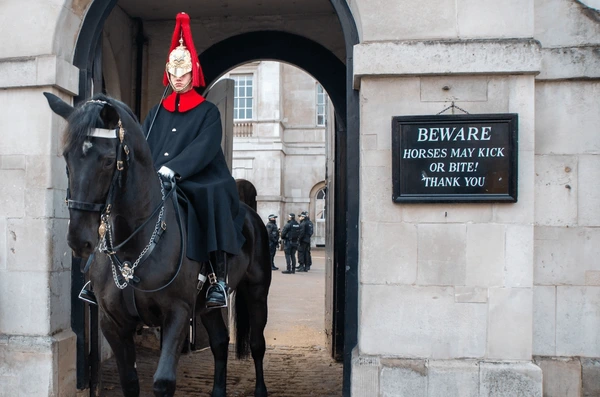
#> input picture CNN/london.webp, 600 x 397 px
$ jupyter execute cnn1.ipynb   (shell and % lines are left out)
#> lines starting #> are read from the running program, lines starting #| are printed output that depends on the picture
[cell 1]
from PIL import Image
def convert_webp_to_jpg(webp_path, jpg_path):
    """
    Converts a WebP image to JPG format.

    Args:
        webp_path: Path to the input WebP file.
        jpg_path: Path to save the output JPG file.
    """
#> called with webp_path = 'london.webp', jpg_path = 'london.jpg'
    try:
        image = Image.open(webp_path).convert('RGB')
#> image is the input picture: PIL image 600x397 RGB; mean R, G, B 126.8, 126.1, 128.6
        image.save(jpg_path, 'jpeg')
        print(f"Successfully converted {webp_path} to {jpg_path}")
    except FileNotFoundError:
        print(f"Error: File not found: {webp_path}")
    except Exception as e:
        print(f"An error occurred: {e}")

# Example usage
webp_file = 'london.webp'
jpg_file = 'london.jpg'
convert_webp_to_jpg(webp_file, jpg_file)

[cell 2]
import matplotlib.pyplot as plt
import matplotlib.image as mpimg
import cv2

[cell 3]
image = cv2.imread("london.jpg")
#> image: shape (397, 600, 3)

[cell 4]
plt.imshow(image)
# cv2 read the image in bgr format and plt will directly show the image in rgb format the result will look like

[cell 5]
image = mpimg.imread('london.jpg')
plt.imshow(image)

[cell 6]
r = image[:,:,0]
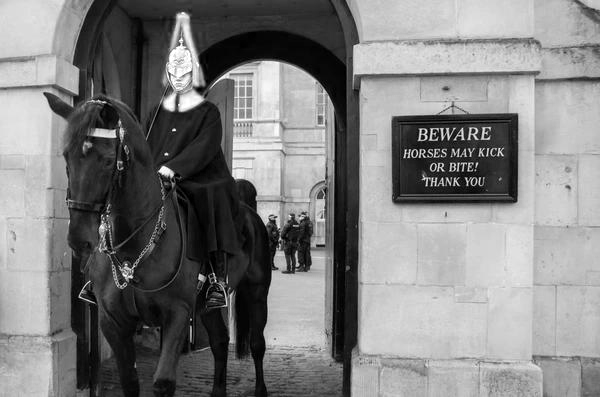
#> r: shape (397, 600); min 0, max 255, mean 126.9
g = image[:,:,1]
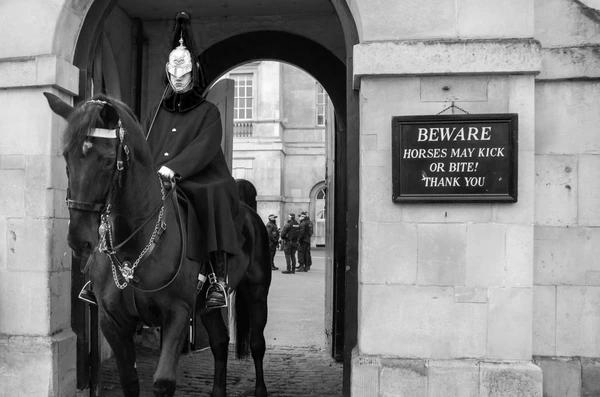
#> g: shape (397, 600); min 0, max 255, mean 126.1
b = image[:,:,2]

f, (ax1, ax2, ax3) = plt.subplots(1,3,figsize=(20,10))
ax1.set_title('R channel')
ax1.imshow(r)

ax2.set_title('G channel')
ax2.imshow(g)

ax3.set_title('B channel')
ax3.imshow(b)
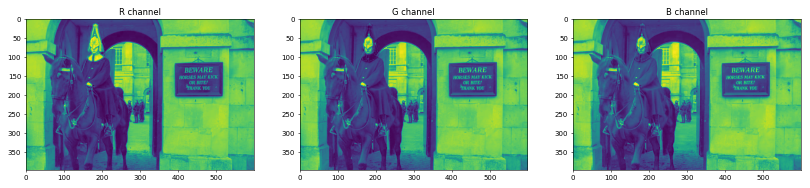
#> figure drawn by matplotlib, 3 panels

#### Focus on Filters

[cell 7]
import matplotlib.pyplot as plt
import matplotlib.image as mpimg

import cv2
import numpy as np


image = mpimg.imread('london.jpg')
plt.imshow(image)

[cell 8]
## Convert the image to gray scale
gray = cv2.cvtColor(image, cv2.COLOR_RGB2GRAY)
plt.imshow(gray,cmap='gray')

[cell 9]
gray

[cell 10]
sobel_y = np.array([[-1,-2,-1],[0,0,0],[1,2,1]]) #vertical edge detection
sobel_x = np.array([[-1,0,1],[-2,0,2],[-1,0,1]]) #horizontal edge detection

filtered_image1 = cv2.filter2D(gray,-1,sobel_x)
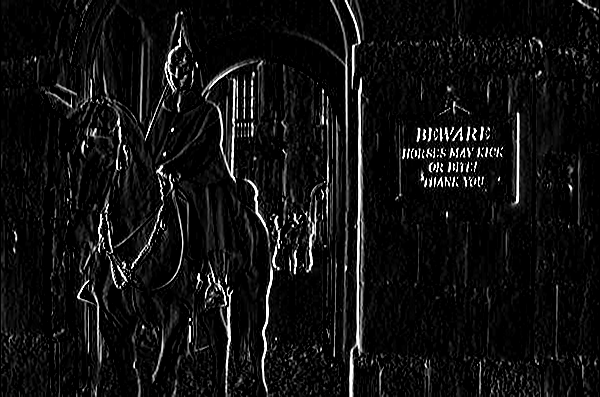
#> filtered_image1: shape (397, 600); min 0, max 255, mean 17.2
filtered_image2 = cv2.filter2D(gray,-1,sobel_y)
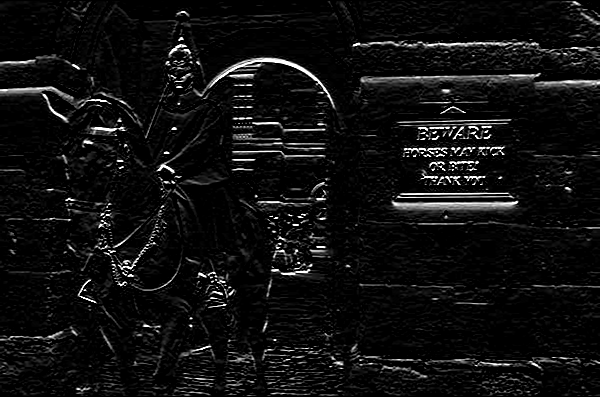
#> filtered_image2: shape (397, 600); min 0, max 255, mean 15.6

f, ax = plt.subplots(1,2,figsize=(15,4))
ax[0].set_title('horizontal edge detection')
ax[0].imshow(filtered_image1,cmap='gray')
ax[1].set_title('vertical edge detection')
ax[1].imshow(filtered_image2,cmap='gray')
